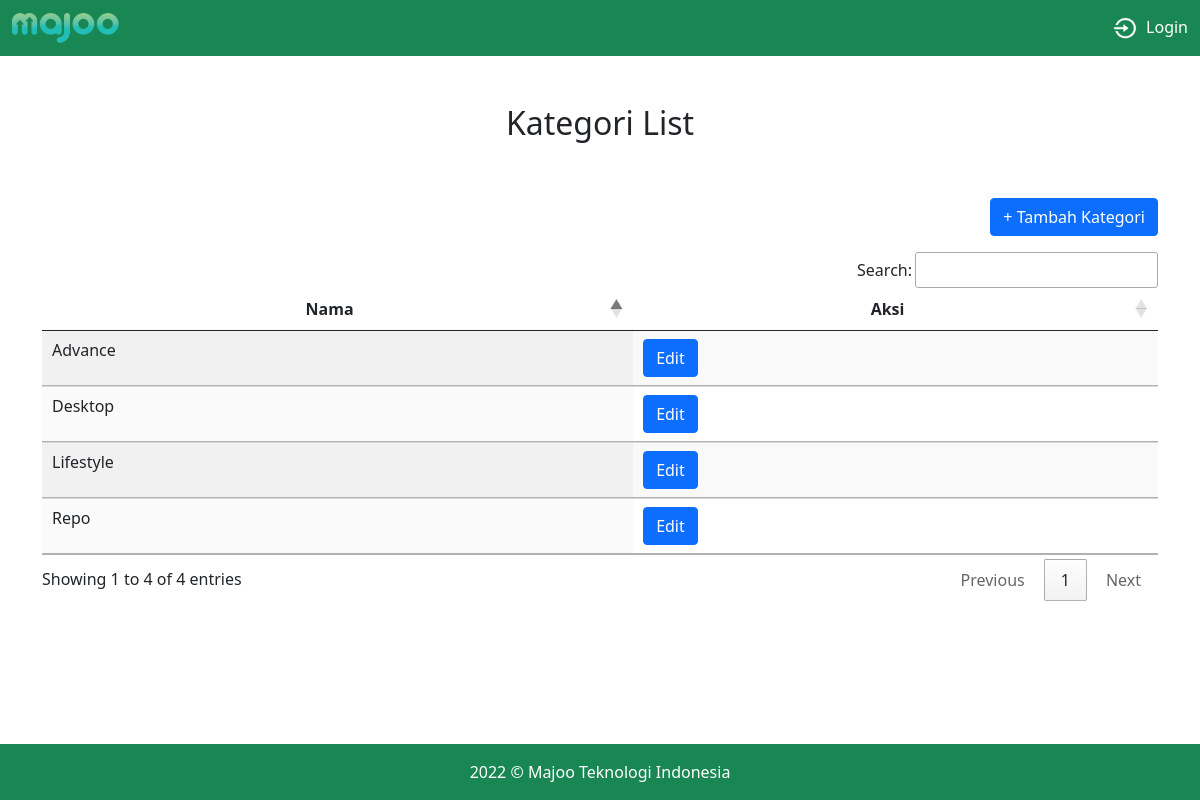
Page /index.php/kategori on the committed database.
### tables this page shows
CREATE TABLE `kategori` (
  `id` int(11) NOT NULL,
  `nama` varchar(200) NOT NULL
);

### application/controllers/Kategori.php (called while the page is built, shortened)
<?php
class Kategori extends CI_Controller {
	public function __construct()
	{
		$this->load->model('Kategorim', 'kategori');
	}
	public function index()
	{
        $data['kategori'] = $this->kategori->getList();
		$this->load->view('template-front/header');
		$this->load->view('kategori/list', $data);
		$this->load->view('template-front/footer');
	}
}

### index.php (called while the page is built, shortened)
<?php
require_once BASEPATH.'core/CodeIgniter.php';

### application/models/Kategorim.php (called while the page is built, shortened)
<?php
class Kategorim extends CI_Model
{
	private $_table = "kategori";
	public function getList()
	{
		$sql = "  SELECT *
		from " . $this->_table . "
		order by nama";
		$list = $this->db->query($sql)->result();
		return $list;
	}
}

### application/views/kategori/list.php (the view, shortened to what this page needs)
<section class="pt-5">
    <div class="container">
        <h2 class="pb-5 center">Kategori List</h2>
        <div class="right mb-3">
            <button type="button" class="btn btn-primary" onclick="window.location.href='<?php echo base_url().'kategori/add'; ?>';">+ Tambah Kategori</button>
        </div>
        <table id="example" class="display table" style="width:100%">
        <thead>
            <tr>
                <th class="center">Nama</th>
                <th class="center">Aksi</th>
            </tr>
        </thead>
        <tbody>
        <?php foreach($kategori as $row){ ?>
            <tr>
                <td><?php echo $row->nama ?></td>
                <td>
                    <button type="button" class="btn btn-primary" onclick="window.location.href='<?php echo base_url() ?>kategori/edit/<?php echo $row->id ?>';">Edit</button>
                </td>
            </tr>
        <?php } ?>
        </tbody>
    </div>
</section>

### asset/css/style.css (style rules this page uses)
.center { text-align: center !important; }
.right { text-align: right !important; }

### rows in the picture
kategori: nama "Advance"
kategori: nama "Desktop"
kategori: nama "Lifestyle"
kategori: nama "Repo"
